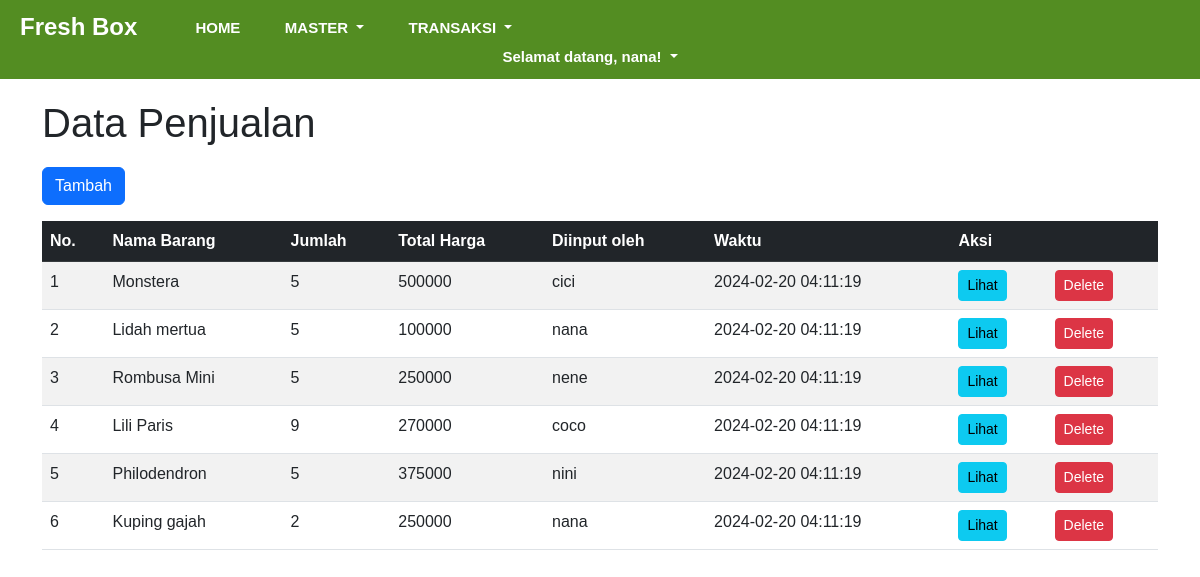
The page /penjualan.php (signed in) on the database its author committed.
### tables this page shows
CREATE TABLE `penjualan` (
  `id` int(10) UNSIGNED NOT NULL,
  `id_barang` int(10) UNSIGNED NOT NULL,
  `jumlah` int(10) UNSIGNED NOT NULL,
  `total_harga` int(10) UNSIGNED NOT NULL,
  `id_staff` int(10) UNSIGNED NOT NULL,
  `id_pelanggan` int(10) UNSIGNED NOT NULL,
  `created_at` timestamp NOT NULL DEFAULT current_timestamp(),
  `updated_at` timestamp NULL DEFAULT NULL ON UPDATE current_timestamp()
);

CREATE TABLE `barang` (
  `id` int(11) UNSIGNED NOT NULL,
  `nama` varchar(50) NOT NULL,
  `kategori` enum('tanaman hias','tanaman aromatik','tanaman herbal') NOT NULL,
  `stok` int(10) UNSIGNED NOT NULL,
  `harga` int(10) UNSIGNED NOT NULL,
  `created_at` timestamp NOT NULL DEFAULT current_timestamp(),
  `updated_at` timestamp NULL DEFAULT NULL ON UPDATE current_timestamp()
);

CREATE TABLE `user` (
  `id` int(11) UNSIGNED NOT NULL,
  `username` varchar(50) NOT NULL,
  `password` varchar(255) NOT NULL,
  `level` enum('admin','keuangan','logistik') NOT NULL,
  `created_at` timestamp NOT NULL DEFAULT current_timestamp(),
  `updated_at` timestamp NULL DEFAULT NULL ON UPDATE current_timestamp()
);

### penjualan.php (the view, shortened to what this page needs)
<!DOCTYPE html>
<html>
<head>
    <link href="https://cdnjs.cloudflare.com/ajax/libs/bootstrap/5.3.0/css/bootstrap.min.css" rel="stylesheet">
</head>
<body>
    <?php include "menu.php"; ?>
    <?php
    require "koneksi.php";
    $sql = "SELECT penjualan.id, barang.nama as nama_barang, penjualan.jumlah, penjualan.total_harga, user.username, penjualan.created_at FROM barang JOIN penjualan on barang.id = penjualan.id_barang JOIN user ON user.id = penjualan.id_staff ORDER BY penjualan.created_at DESC";
    $query = mysqli_query($koneksi, $sql);
    ?>
    <div class="container">
        <h1>Data Penjualan</h1>
        <form action="new-penjualan.php" method="GET">
            <button type="submit" class="btn btn-primary mb-3">Tambah</button>
        </form>
        <table class="table table-striped">
            <thead class="table-dark">
                <tr>
                    <th scope="col">No.</th>
                    <th scope="col">Nama Barang</th>
                    <th scope="col">Jumlah</th>
                    <th scope="col">Total Harga</th>
                    <th scope="col">Diinput oleh</th>
                    <th scope="col">Waktu</th>
                    <th scope="col" colspan="2">Aksi</th>
                </tr>
            </thead>
            <tbody>
                <?php $i = 1; ?>
                <?php while ($penjualan = mysqli_fetch_array($query)) : ?>
                    <tr>
                        <td><?= $i ?></td>
                        <td><?= $penjualan["nama_barang"] ?></td>
                        <td><?= $penjualan["jumlah"] ?></td>
                        <td><?= $penjualan["total_harga"] ?></td>
                        <td><?= $penjualan["username"] ?></td>
                        <td><?= $penjualan["created_at"] ?></td>
                        <td>
                            <form action="read-penjualan.php" method="GET">
                                <button type="submit" class="btn btn-info btn-sm">Lihat</button>
                            </form>
                        </td>
                        <td>
                            <form action="delete-penjualan.php" method="POST" onsubmit="return konfirmasi(this)">
                                <button type="submit" class="btn btn-danger btn-sm">Delete</button>
                            </form>
                        </td>
                    </tr>
                    <?php $i++; ?>
                <?php endwhile ?>
            </tbody>
        </table>
    </div>
</body>
</html>

### penjualan.php (style rules this page uses)
.container { padding-top: 20px; }
h1 { margin-bottom: 20px; }
.table tbody tr:nth-child(odd) { background-color: #f2f2f2; }

### menu.php (style rules this page uses)
* { margin: 0; padding: 0; box-sizing: border-box; }
body { font-family: "Poppins", sans-serif; }

### rows shown on the page
penjualan: id_barang.nama "Monstera", jumlah "5", total_harga "500000", id_staff.username "cici", created_at "2024-02-20 04:11:19"
penjualan: id_barang.nama "Lidah mertua", jumlah "5", total_harga "100000", id_staff.username "nana", created_at "2024-02-20 04:11:19"
penjualan: id_barang.nama "Rombusa Mini", jumlah "5", total_harga "250000", id_staff.username "nene", created_at "2024-02-20 04:11:19"
penjualan: id_barang.nama "Lili Paris", jumlah "9", total_harga "270000", id_staff.username "coco", created_at "2024-02-20 04:11:19"
penjualan: id_barang.nama "Philodendron", jumlah "5", total_harga "375000", id_staff.username "nini", created_at "2024-02-20 04:11:19"
penjualan: id_barang.nama "Kuping gajah", jumlah "2", total_harga "250000", id_staff.username "nana", created_at "2024-02-20 04:11:19"

### other values the page prints
$_SESSION["username"] "nana"
